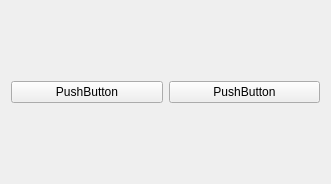
<?xml version="1.0" encoding="UTF-8"?>
<ui version="4.0">
 <class>Form</class>
 <widget class="QWidget" name="Form">
  <property name="geometry">
   <rect>
    <x>0</x>
    <y>0</y>
    <width>331</width>
    <height>184</height>
   </rect>
  </property>
  <property name="windowTitle">
   <string>Form</string>
  </property>
  <layout class="QGridLayout" name="gridLayout">
   <item row="0" column="0">
    <widget class="QPushButton" name="pushButton_2">
     <property name="text">
      <string>PushButton</string>
     </property>
    </widget>
   </item>
   <item row="0" column="1">
    <widget class="QPushButton" name="pushButton">
     <property name="text">
      <string>PushButton</string>
     </property>
    </widget>
   </item>
  </layout>
 </widget>
 <resources/>
 <connections/>
</ui>
